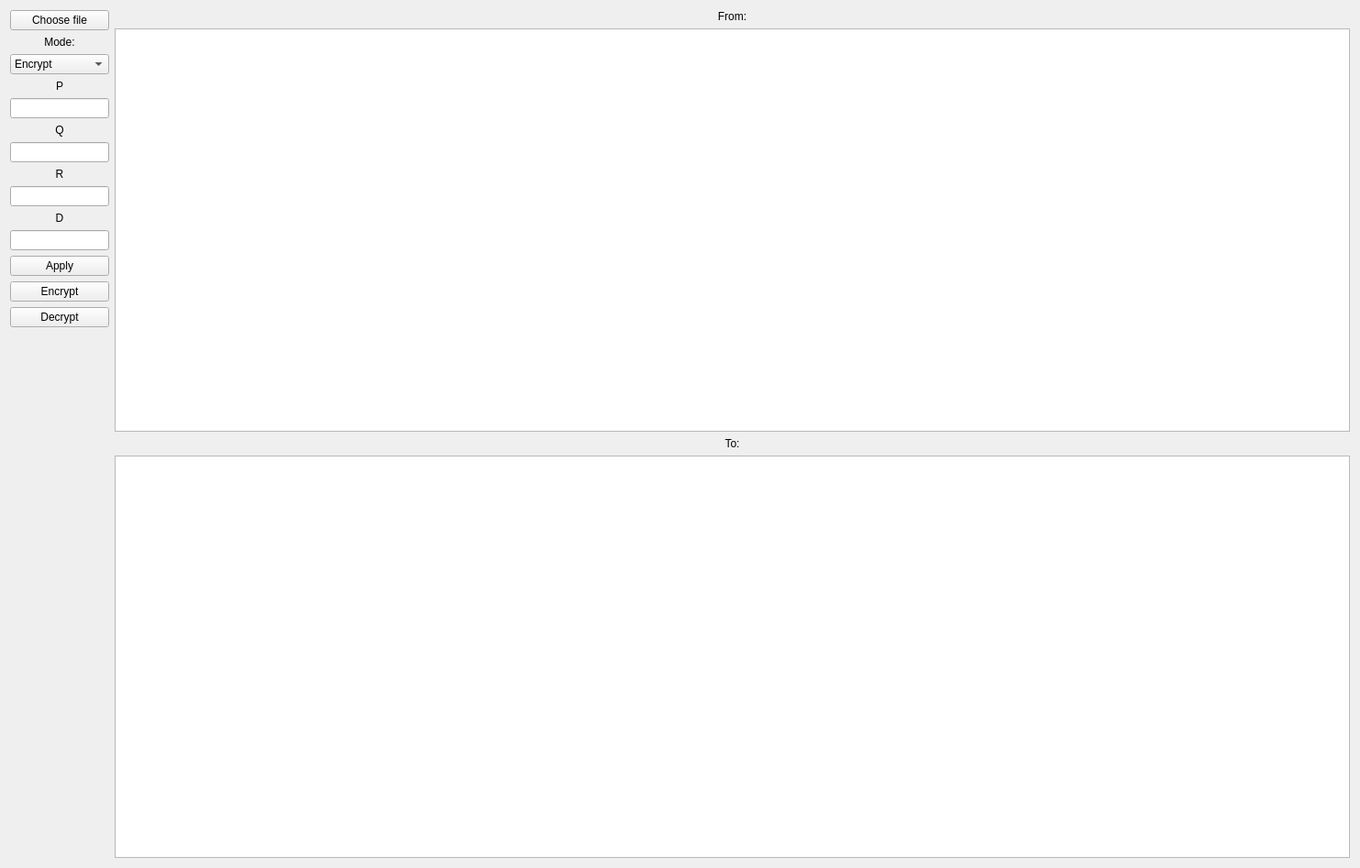
<?xml version="1.0" encoding="UTF-8"?>
<ui version="4.0">
 <class>Form</class>
 <widget class="QWidget" name="Form">
  <property name="geometry">
   <rect>
    <x>0</x>
    <y>0</y>
    <width>1483</width>
    <height>947</height>
   </rect>
  </property>
  <property name="windowTitle">
   <string>Form</string>
  </property>
  <layout class="QHBoxLayout" name="horizontalLayout_2">
   <item>
    <layout class="QHBoxLayout" name="horizontalLayout" stretch="0,5">
     <item>
      <layout class="QVBoxLayout" name="verticalLayout">
       <item>
        <widget class="QPushButton" name="chooseFileButton">
         <property name="text">
          <string>Choose file</string>
         </property>
        </widget>
       </item>
       <item>
        <widget class="QLabel" name="label">
         <property name="text">
          <string>Mode:</string>
         </property>
         <property name="alignment">
          <set>Qt::AlignCenter</set>
         </property>
        </widget>
       </item>
       <item>
        <widget class="QComboBox" name="modeComboBox">
         <item>
          <property name="text">
           <string>Encrypt</string>
          </property>
         </item>
         <item>
          <property name="text">
           <string>Decrypt</string>
          </property>
         </item>
        </widget>
       </item>
       <item>
        <widget class="QLabel" name="label_2">
         <property name="text">
          <string>P</string>
         </property>
         <property name="alignment">
          <set>Qt::AlignCenter</set>
         </property>
        </widget>
       </item>
       <item>
        <widget class="QLineEdit" name="pEdit"/>
       </item>
       <item>
        <widget class="QLabel" name="label_3">
         <property name="text">
          <string>Q</string>
         </property>
         <property name="alignment">
          <set>Qt::AlignCenter</set>
         </property>
        </widget>
       </item>
       <item>
        <widget class="QLineEdit" name="qEdit"/>
       </item>
       <item>
        <widget class="QLabel" name="label_5">
         <property name="text">
          <string>R</string>
         </property>
         <property name="alignment">
          <set>Qt::AlignCenter</set>
         </property>
        </widget>
       </item>
       <item>
        <widget class="QLineEdit" name="rEdit"/>
       </item>
       <item>
        <widget class="QLabel" name="label_4">
         <property name="text">
          <string>D</string>
         </property>
         <property name="alignment">
          <set>Qt::AlignCenter</set>
         </property>
        </widget>
       </item>
       <item>
        <widget class="QLineEdit" name="dEdit"/>
       </item>
       <item>
        <widget class="QPushButton" name="applyButton">
         <property name="text">
          <string>Apply</string>
         </property>
        </widget>
       </item>
       <item>
        <widget class="QPushButton" name="encryptButton">
         <property name="text">
          <string>Encrypt</string>
         </property>
        </widget>
       </item>
       <item>
        <widget class="QPushButton" name="decryptButton">
         <property name="text">
          <string>Decrypt</string>
         </property>
        </widget>
       </item>
       <item>
        <spacer name="verticalSpacer">
         <property name="orientation">
          <enum>Qt::Vertical</enum>
         </property>
         <property name="sizeHint" stdset="0">
          <size>
           <width>20</width>
           <height>40</height>
          </size>
         </property>
        </spacer>
       </item>
      </layout>
     </item>
     <item>
      <layout class="QVBoxLayout" name="verticalLayout_2" stretch="0,0,0,0">
       <item>
        <widget class="QLabel" name="label_6">
         <property name="text">
          <string>From:</string>
         </property>
         <property name="alignment">
          <set>Qt::AlignCenter</set>
         </property>
        </widget>
       </item>
       <item>
        <widget class="QPlainTextEdit" name="fromEdit"/>
       </item>
       <item>
        <widget class="QLabel" name="label_7">
         <property name="text">
          <string>To:</string>
         </property>
         <property name="alignment">
          <set>Qt::AlignCenter</set>
         </property>
        </widget>
       </item>
       <item>
        <widget class="QPlainTextEdit" name="toEdit"/>
       </item>
      </layout>
     </item>
    </layout>
   </item>
  </layout>
 </widget>
 <resources/>
 <connections/>
</ui>
